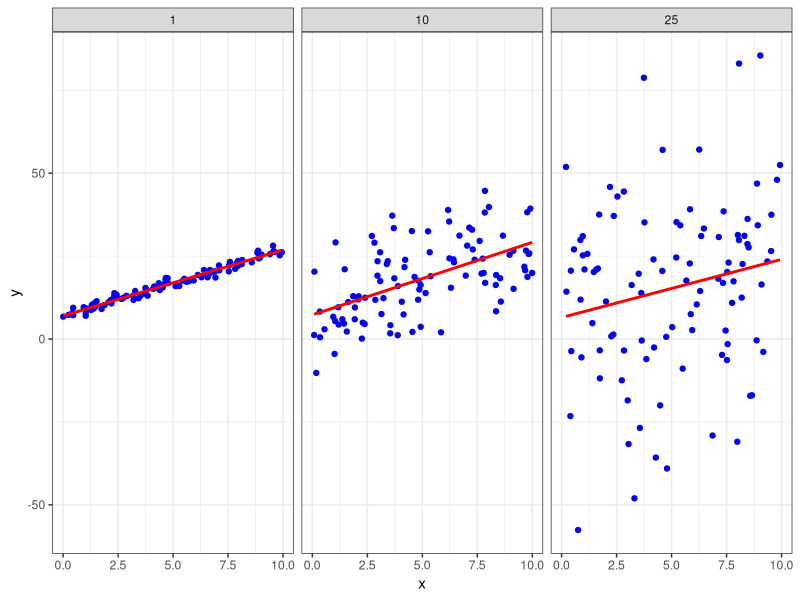
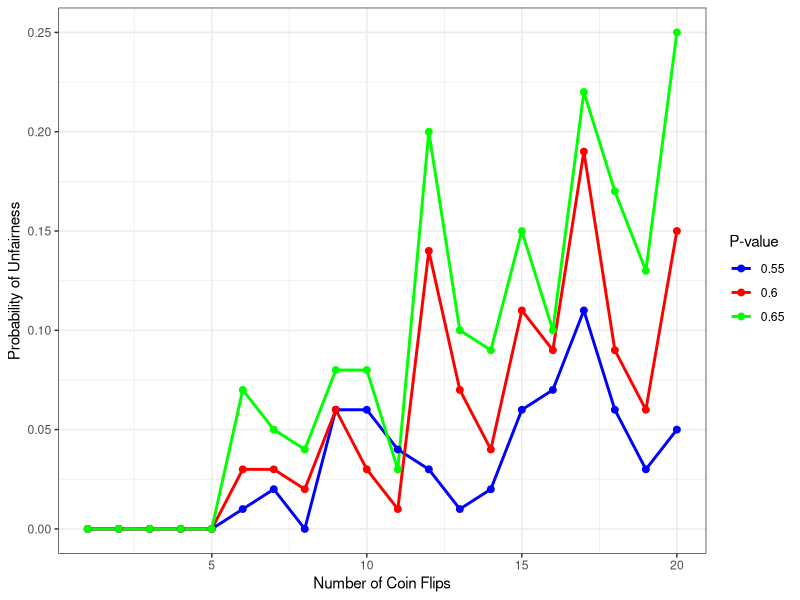
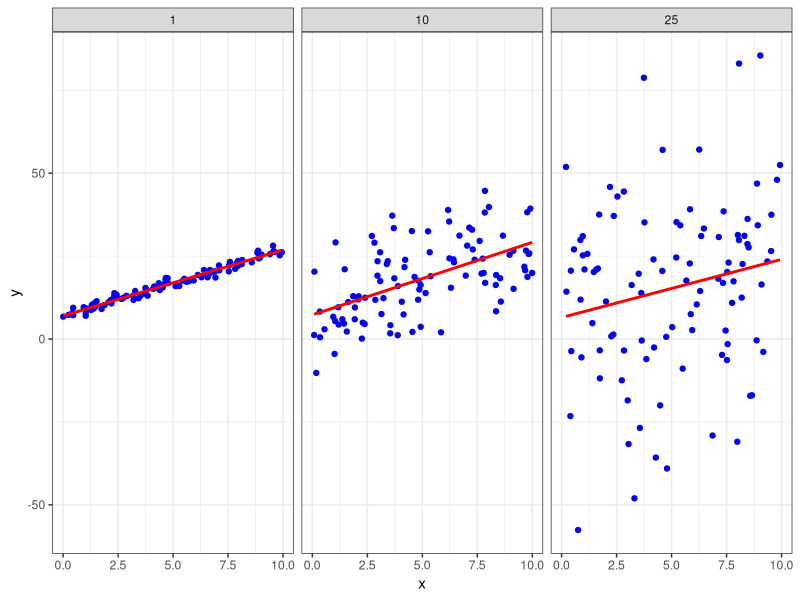
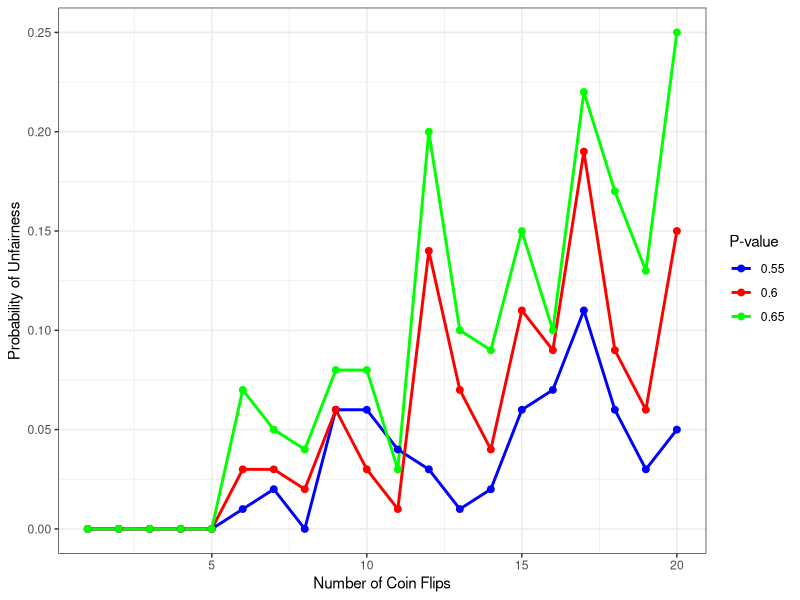

The R source for these figures, in order:
################
###HOMEWORK 9###
################

#Author: Aubrey Wendorff
#packs: tidyverse, 


# Objective 1 -------------------------------------------------------------

###PART A###---
library(tidyverse)
set.seed(123) #reproducibility of random values

#Set Parameters
int <- 7
slope <- 2
n <- 100 #number of observations
sigmas <- c(1, 10, 25)
mean <- 0

#Make an empty list
regression_list <- list() 

#Simulate Data for each of the sigmas
for(i in sigmas) {
  xi <- runif(n, 0, 10) #generate 100 random numbers in a unifrom distribution 0-10
  epsilon <- rnorm(n, 0, sd = i) #100 random #'s from a normal dist.
  yi <- int + slope * xi + epsilon #regression equation
  regression_list[[as.character(i)]] <- data.frame(x = xi, y = yi, sigma = i) #make dataframe
}

#Combine df's for each epsilon
sim_data1 <- bind_rows(regression_list)


###PART B###---

#Plot the data in separate graphs for each epsilon
ggplot(sim_data1, aes(x = x, y = y)) +
  geom_point(color = "blue") +
  geom_smooth(method = "lm", se = FALSE, color = "red", linewidth = 1) +
  facet_wrap(~ sigma, nrow = 1) +
  labs(x = "x", y = "y") +
  theme_bw()

ggsave("Outputs/Obj1.pdf", width = 6, length = 6, units = "in")

# Objective 2 -------------------------------------------------------------

###PART A###---

#Set Parameters
n_flips <- 1:20
p_values <- c(0.55, 0.60, 0.65)
n_sims <- 100

#Make an empty list for results
results <- list()

#Make an nested for loop for the probabilities and flips
for(p in p_values) { #loops over p's
  for(n in n_flips) { #oops over n's
    sig_count <- 0 #counts how many sims result in a sig detection
  
    for(i in 1:n_sims) {
      flips <- rbinom(n, size = 1, prob = p) #sim coin flips
      heads <- sum(flips) #count total heads
      test <- binom.test(heads, n, p = 0.5) #test binomial fairness test
      if(test$p.value < 0.05) { #if -value is < 0.05, then test is unfair
        sig_count <- sig_count + 1 #then we increase our count by 1 when this happens
      }
    }
    results[[length(results) + 1]] <- data.frame(p = p, 
                                                 n_flips = n, 
                                                 prob_det = sig_count / n_sims) #fraction of sig tests
  }
}

#Combine data results in df
sim_data2 <- bind_rows(results)


###PART B###---
ggplot(sim_data2, aes(x = n_flips, y = prob_det, color = factor(p))) + #factor() makes p a categorical variable +
  geom_line(linewidth = 1) +
  geom_point(size = 2) +
  scale_color_manual(values = c("blue", "red", "green")) +
  labs(x = "Number of Coin Flips",
       y = "Probability of Unfairness",
       color = "P-value") +
  theme_bw()

ggsave("Outputs/Obj2.pdf", width = 6, length = 6, units = "in")
  
